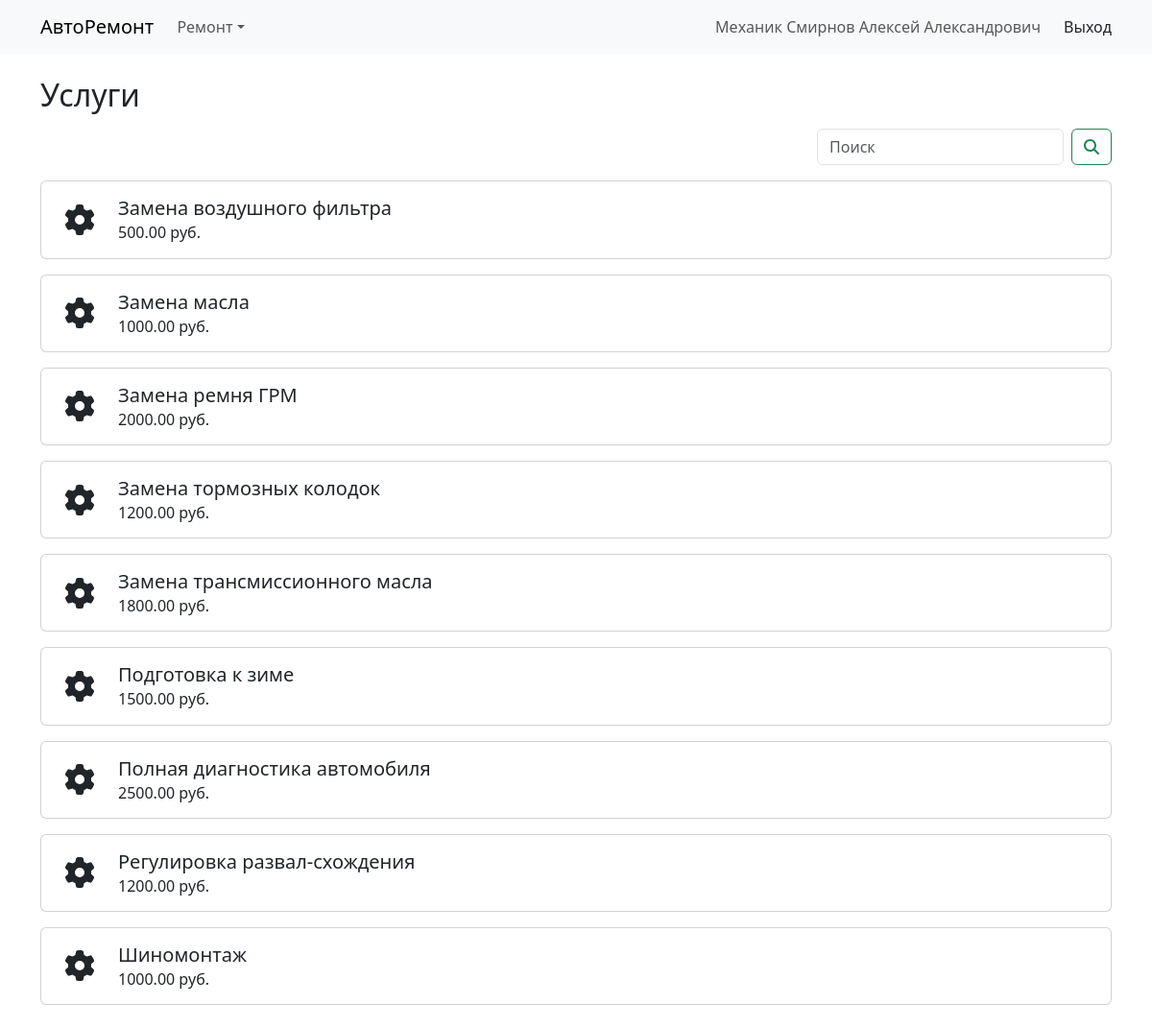
/repair/services/ (signed in), run on the app's committed database.
### app/models.py (models this page shows, shortened)
class FullTextSearchMixin():
    def save(self, *args, **kwargs):
        super().save(*args, **kwargs)
        self.save_search()

class Employee(FullTextSearchMixin, AbstractUser):
    morphed_name = "сотрудника"
    class Position(models.TextChoices):
        Administrator = 'AD', "Администратор"
        WarehouseManager = 'WM', "Менеджер запчастей"
        ServiceManager = "SM", "Менеджер сервиса"
        Mechanic = "ME", "Механик"
        Cashier = "CA", "Кассир"
    first_name = models.CharField("Имя", max_length=50)
    last_name = models.CharField("Фамилия", max_length=50)
    patronymic = models.CharField("Отчество", max_length=50)
    passport_info = models.CharField("Паспортные данные", max_length=150)
    position = models.CharField("Должность", max_length=2, choices=Position.choices)
    end_date = models.DateField("Дата увольнения", blank=True, null=True)
    end_reason = models.CharField("Причина увольнения", max_length=150, blank=True)
    create_allowed_to = []
    edit_allowed_to = []
    card_icon = "user"
    def full_name(self):
        return f"{self.last_name} {self.first_name} {self.patronymic}"
    def end_date_reason(self, parens = False):
        if not self.end_date:
            return ""
        result = "Уволен " + self.end_date.strftime(datetime_format)
        if self.end_reason:
            result += ". Причина: " + self.end_reason
        return f" ({result})" if parens else result
    def __str__(self) -> str:
        return self.full_name() + self.end_date_reason(True)

class Service(FullTextSearchMixin, SoftDeleteObject, models.Model):
    morphed_name = "услуги"
    def get_absolute_url(self):
        return reverse("service", kwargs={"pk": self.pk})
    name = models.CharField("Наименование", max_length=50)
    price = models.DecimalField("Цена", max_digits=7, decimal_places=2, validators=[MinValueValidator(0)])
    create_allowed_to = [Employee.Position.ServiceManager]
    edit_allowed_to = [Employee.Position.ServiceManager]
    card_icon = "gear"
    def card_title(self):
        return self.name
    def card_subtitle(self):
        return f"{self.price} руб."

### app/views.py (the view)
# urls.py: path('repair/services/', views.ServiceListView.as_view(), name='services'),
class ServiceListView(PaginatedListView):
    plural_name = "Услуги"
    model = Service
    queryset = Service.objects.order_by("name")

### app/views.py (called while the page is built)
    def get(self, request: HttpRequest, *args: Any, **kwargs: Any) -> HttpResponse:
        self.search = request.GET.get("search", None)
        return super().get(request, *args, **kwargs)

    def get_queryset(self) -> QuerySet[Any]:
        queryset = super().get_queryset()
        if self.search:
            queryset = queryset.filter(self.model.search(self.search))
        return queryset

### app/templates/list.html
{% extends 'base.html' %}
{% block content %}
    {% include 'base_list.html' %}
{% endblock %}

### app/templates/base.html (shortened to what this page needs)
{% load static %}
<!DOCTYPE html>
<html lang="ru">
<head>
    <link href="https://cdn.jsdelivr.net/npm/bootstrap@5.3.2/dist/css/bootstrap.min.css" rel="stylesheet"
>
    <link rel="stylesheet" href="{% static 'css/base.css' %}" />
</head>
<body>
    <nav class="bg-body-tertiary navbar navbar-expand-lg navbar-light">
        <div class="container">
            <a href="{% url 'home' %}" class="navbar-brand {% if not user.is_authenticated %}mx-auto{% endif %}">АвтоРемонт</a>
            {% if user.is_authenticated %}
                <div class="navbar-collapse collapse" id="basic-navbar-nav">
                    <div class="me-auto navbar-nav">
                        {% for key, value in nav_urls.items %}
                            {% if value.items %}
                                <div class="nav-item dropdown">
                                    <a id="basic-nav-dropdown" aria-expanded="false" role="button" class="dropdown-toggle nav-link"
                                        data-bs-toggle="dropdown" tabindex="0" href="#">{{ key }}</a>
                                </div>
                            {% else %}
                                <a href="{% url value %}" class="nav-link {% if request.resolver_match.url_name == value %}active{% endif %}">{{ key }}</a>
                            {% endif %}
                        {% endfor %}
                    </div>
                </div>
                <div class="justify-content-end navbar-collapse collapse">
                    <span class="navbar-text pe-none">
                        {{ user.get_position_display }}
                        {{ user }}
                    </span>
                    <a href="{% url 'logout' %}" class="nav-link ms-4">Выход</a>
                </div>
            {% endif %}
        </div>
    </nav>
    <div class="container my-3">
        {% block content %}
        {% endblock %}
    </div>
</body>
</html>

### app/templates/base_list.html (shortened to what this page needs)
{% load query_parameters %}
<h2 class="{% include "header_class.html" %}">{{ view.plural_name }}</h2>
<div class="d-flex">
    {% if view.paginate_by %}
        <form class="d-flex ms-auto" action="?" method="get">
            <input class="form-control me-2" name="search" type="search" placeholder="Поиск" value="{{ request.GET.search }}">
            <button class="btn btn-outline-success" type="submit">
                <i class="fa-solid fa-search"></i>
            </button>
        </form>
    {% endif %}
</div>
<div class="vstack mt-2">
    {% for item in object_list %}
        <div class="card my-2 {% if item.card_clickable == False %}text-muted{% endif %}">
            <div class="card-body">
                <div class="d-flex col">
                    {% if item.card_clickable != False %}
                        <a href="{{ item.get_absolute_url }}" class="hide-link flex-fill d-flex col align-items-center">
                            {% include 'list_card_content.html' %}
                        </a>
                    {% else %}
                        <div class="flex-fill d-flex col align-items-center pe-none">
                            {% include 'list_card_content.html' %}
                        </div>
                    {% endif %}
                </div>
            </div>
        </div>
    {% endfor %}
</div>

### app/templates/list_card_content.html (shortened to what this page needs)
<i class="fa-solid fa-{{ item.card_icon }} fa-2x ms-2 me-4"></i>
<div>
    <div class="card-title h5">{{ item.card_title }} {% if item.card_clickable == False %}(удалено){% endif %}</div>
    <div class="card-subtitle h6">
        {{ item.card_subtitle }}
        <br>
    </div>
</div>

### app/static/css/base.css (style rules this page uses)
.hide-link { text-decoration: inherit; color: inherit; }

### data on the page
Employee: position "Механик", last_name+first_name+patronymic "Смирнов Алексей Александрович"
Service: card_title "Замена воздушного фильтра", card_subtitle "500.00 руб."
Service: card_title "Замена масла", card_subtitle "1000.00 руб."
Service: card_title "Замена ремня ГРМ", card_subtitle "2000.00 руб."
Service: card_title "Замена тормозных колодок", card_subtitle "1200.00 руб."
Service: card_title "Замена трансмиссионного масла", card_subtitle "1800.00 руб."
Service: card_title "Подготовка к зиме", card_subtitle "1500.00 руб."
Service: card_title "Полная диагностика автомобиля", card_subtitle "2500.00 руб."
Service: card_title "Регулировка развал-схождения", card_subtitle "1200.00 руб."
Service: card_title "Шиномонтаж", card_subtitle "1000.00 руб."

### other printed values
{{ key }} "Ремонт"
{{ view.plural_name }} "Услуги"
